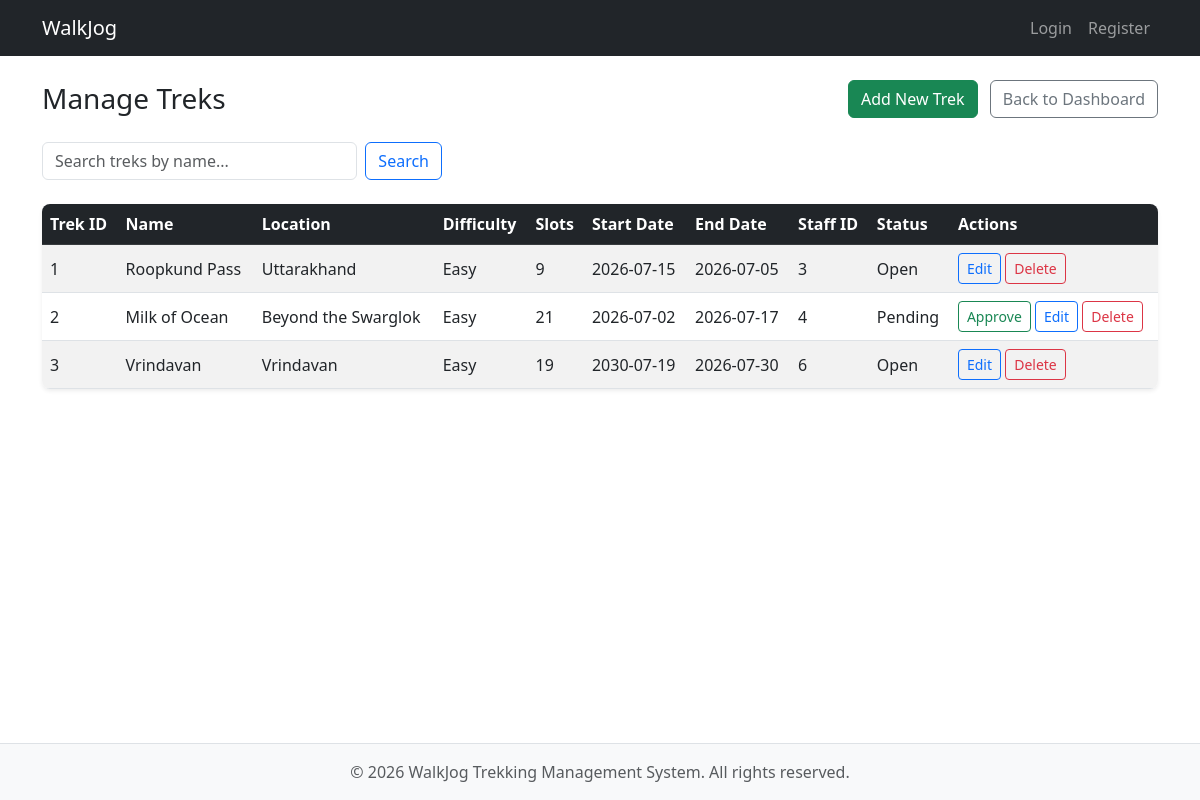
Screenshot of /admin/dashboard/treks with the database file from the repository.
### models.py (models this page shows)
class Trek(db.Model):
    __tablename__ = 'treks'
    trek_id = db.Column(
        db.Integer,
        primary_key=True
    )
    trek_name = db.Column(
        db.String(100),
        nullable=False
    )
    location = db.Column(
        db.String(100),
        nullable=False
    )
    difficulty = db.Column(
        db.String(20),
        nullable=False
    )
    available_slots = db.Column(
        db.Integer,
        nullable=False
    )
    duration = db.Column(
        db.Integer,
        nullable=True
    )
    status = db.Column(
        db.String(20),
        default='Pending'
    )
    start_date = db.Column(
        db.Date
    )
    end_date = db.Column(
        db.Date
    )
    is_blacklisted = db.Column(
        db.Boolean,
        default=False
    )
    staff_id = db.Column(
        db.Integer,
        db.ForeignKey('staff_profile.staff_id'),
        nullable=True
    )

### app.py (the view)
@app.route("/admin/dashboard/treks")
def manage_treks():
    search_query = request.args.get('search', '')
    if search_query:
        treks = Trek.query.filter(Trek.trek_name.ilike(f'%{search_query}%')).all()
    else:
        treks = Trek.query.all()
    return render_template('manage_treks.html', treks=treks)

### templates/manage_treks.html (shortened to what this page needs)
{% extends "base.html" %}
{% block content %}
<div class="d-flex justify-content-between align-items-center mb-4">
    <h1 class="h3 mb-0">Manage Treks</h1>
    <div>
        <a href="{{ url_for('add_trek') }}" class="btn btn-success">Add New Trek</a>
        <a href="/admin/dashboard/admin" class="btn btn-outline-secondary ms-2">Back to Dashboard</a>
    </div>
</div>
<form method="GET" class="d-flex mb-4" style="max-width: 400px;">
    <input class="form-control me-2" type="text" name="search" placeholder="Search treks by name..." value="{{ request.args.get('search', '') }}">
    <button class="btn btn-outline-primary" type="submit">Search</button>
</form>
<div class="table-responsive bg-white rounded-3 shadow-sm">
    <table class="table table-hover table-striped mb-0 align-middle">
        <thead class="table-dark">
        <tr>
            <th>Trek ID</th>
            <th>Name</th>
            <th>Location</th>
            <th>Difficulty</th>
            <th>Slots</th>
            <th>Start Date</th>
            <th>End Date</th>
            <th>Staff ID</th>
            <th>Status</th>
            <th>Actions</th>
        </tr>
        </thead>
        <tbody>
        {% for trek in treks %}
        <tr>
            <td>{{ trek.trek_id }}</td>
            <td>{{ trek.trek_name }}</td>
            <td>{{ trek.location }}</td>
            <td>{{ trek.difficulty }}</td>
            <td>{{ trek.available_slots }}</td>
            <td>{{ trek.start_date }}</td>
            <td>{{ trek.end_date }}</td>
            <td>{{ trek.staff_id if trek.staff_id else 'None' }}</td>
            <td>{{ trek.status }}</td>
            <td>
                {% if trek.status == 'Pending' %}
                <a href="{{ url_for('approve_trek', trek_id=trek.trek_id) }}" class="btn btn-sm btn-outline-success">Approve</a>
                {% endif %}
                <a href="{{ url_for('edit_trek', trek_id=trek.trek_id) }}" class="btn btn-sm btn-outline-primary">Edit</a>
                <a href="{{ url_for('delete_trek', trek_id=trek.trek_id) }}" class="btn btn-sm btn-outline-danger"
                    onclick="return confirm('Are you sure you want to delete this trek?');">Delete</a>
            </td>
        </tr>
        {% else %}
        <tr>
            <td colspan="10" class="text-center text-muted py-4">No treks found.</td>
        </tr>
        {% endfor %}
        </tbody>
    </table>
</div>
{% endblock %}

### rows the page displays
Trek: trek_id "1", trek_name "Roopkund Pass", location "Uttarakhand", difficulty "Easy", available_slots "9", start_date "2026-07-15", end_date "2026-07-05", staff "3", status "Open"
Trek: trek_id "2", trek_name "Milk of Ocean", location "Beyond the Swarglok", difficulty "Easy", available_slots "21", start_date "2026-07-02", end_date "2026-07-17", staff "4", status "Pending"
Trek: trek_id "3", trek_name "Vrindavan", location "Vrindavan", difficulty "Easy", available_slots "19", start_date "2030-07-19", end_date "2026-07-30", staff "6", status "Open"
